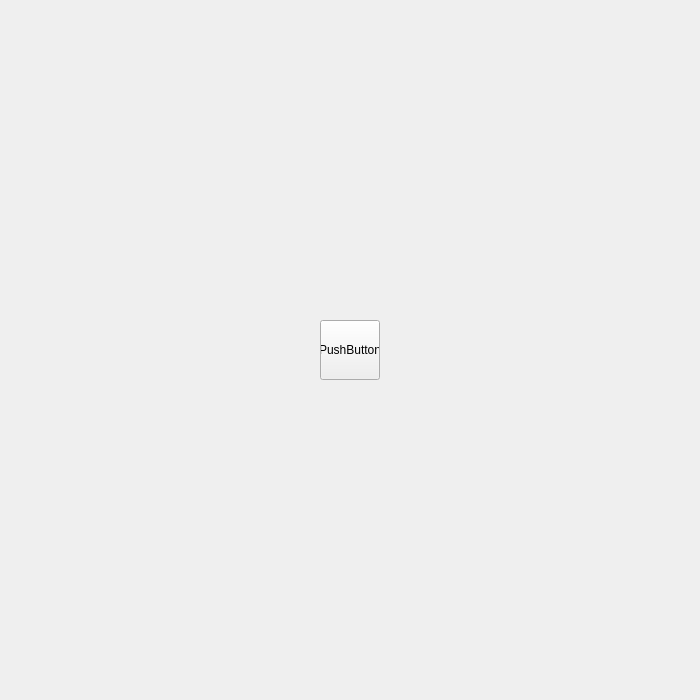
<?xml version="1.0" encoding="UTF-8"?>
<ui version="4.0">
 <class>MainWindow</class>
 <widget class="QMainWindow" name="MainWindow">
  <property name="geometry">
   <rect>
    <x>0</x>
    <y>0</y>
    <width>700</width>
    <height>700</height>
   </rect>
  </property>
  <property name="minimumSize">
   <size>
    <width>700</width>
    <height>700</height>
   </size>
  </property>
  <property name="maximumSize">
   <size>
    <width>700</width>
    <height>700</height>
   </size>
  </property>
  <property name="windowTitle">
   <string>MainWindow</string>
  </property>
  <widget class="QWidget" name="centralwidget">
   <widget class="QPushButton" name="pb">
    <property name="geometry">
     <rect>
      <x>320</x>
      <y>320</y>
      <width>60</width>
      <height>60</height>
     </rect>
    </property>
    <property name="text">
     <string>PushButton</string>
    </property>
   </widget>
  </widget>
 </widget>
 <resources/>
 <connections/>
</ui>
